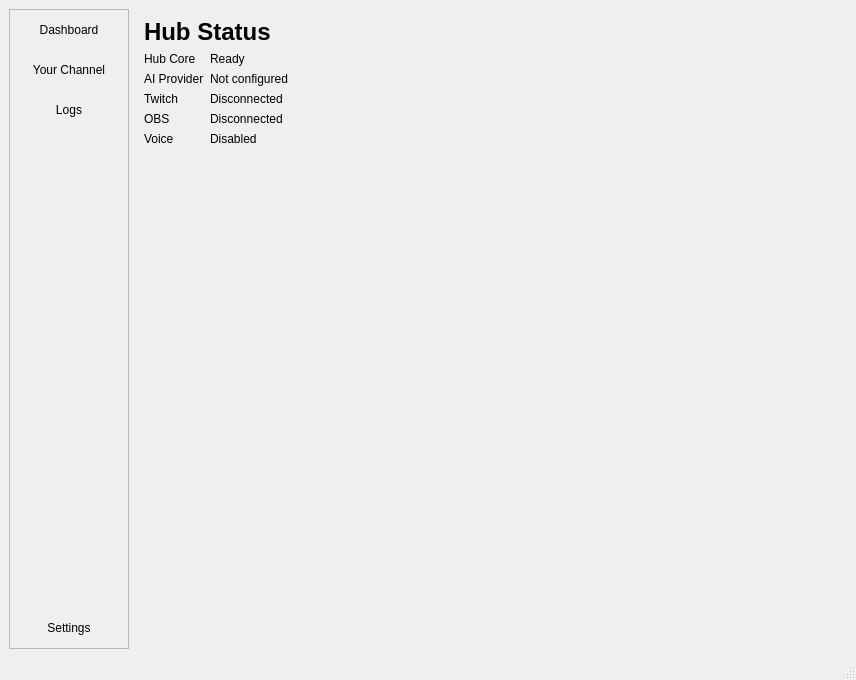
<?xml version="1.0" encoding="UTF-8"?>
<ui version="4.0">
 <class>MainWindow</class>
 <widget class="QMainWindow" name="MainWindow">
  <property name="geometry">
   <rect>
    <x>0</x>
    <y>0</y>
    <width>856</width>
    <height>405</height>
   </rect>
  </property>
  <property name="windowTitle">
   <string>Streamhouse Hub</string>
  </property>
  <widget class="QWidget" name="centralwidget">
   <layout class="QHBoxLayout" name="horizontalLayout_2">
    <item>
     <layout class="QHBoxLayout" name="horizontalLayout">
      <item>
       <widget class="QFrame" name="navigationFrame">
        <property name="styleSheet">
         <string notr="true">QPushButton {
    border: none;
    border-radius: 0px;
    padding: 0px;
    min-height: 40px;
}
QPushButton:hover {
    background-color: palette(midlight);
}
QPushButton:checked {
    background-color: palette(highlight);
    color: palette(highlighted-text);
    font-weight: bold;
}</string>
        </property>
        <property name="minimumSize">
         <size>
          <width>120</width>
          <height>0</height>
         </size>
        </property>
        <property name="maximumSize">
         <size>
          <width>180</width>
          <height>16777215</height>
         </size>
        </property>
        <property name="frameShape">
         <enum>QFrame::Shape::StyledPanel</enum>
        </property>
        <property name="frameShadow">
         <enum>QFrame::Shadow::Raised</enum>
        </property>
        <layout class="QVBoxLayout" name="verticalLayout">
         <property name="spacing"><number>0</number></property>
         <property name="leftMargin"><number>0</number></property>
         <property name="topMargin"><number>0</number></property>
         <property name="rightMargin"><number>0</number></property>
         <property name="bottomMargin"><number>0</number></property>
         <item>
          <widget class="QPushButton" name="dashboardButton">
           <property name="checkable"><bool>true</bool></property>
           <property name="text">
            <string>Dashboard</string>
           </property>
          </widget>
         </item>
         <item>
         <widget class="QPushButton" name="twitchButton">
          <property name="checkable"><bool>true</bool></property>
           <property name="text">
            <string>Your Channel</string>
           </property>
         </widget>
        </item>
        <item>
         <widget class="QPushButton" name="logsButton">
          <property name="checkable"><bool>true</bool></property>
          <property name="text">
           <string>Logs</string>
          </property>
         </widget>
        </item>
         <item>
          <spacer name="verticalSpacer">
           <property name="orientation">
            <enum>Qt::Orientation::Vertical</enum>
           </property>
           <property name="sizeHint" stdset="0">
            <size>
             <width>20</width>
             <height>40</height>
            </size>
           </property>
          </spacer>
         </item>
         <item>
          <widget class="QPushButton" name="settingsButton">
           <property name="checkable"><bool>true</bool></property>
           <property name="text">
            <string>Settings</string>
           </property>
          </widget>
         </item>
        </layout>
       </widget>
      </item>
      <item>
       <widget class="QStackedWidget" name="mainStack">
        <widget class="QWidget" name="dashboardPage">
         <layout class="QVBoxLayout" name="dashboardLayout">
          <item>
           <widget class="QLabel" name="dashboardTitleLabel">
            <property name="font">
             <font><pointsize>18</pointsize><bold>true</bold></font>
            </property>
            <property name="text"><string>Hub Status</string></property>
           </widget>
          </item>
          <item>
           <layout class="QFormLayout" name="serviceStatusLayout">
            <item row="0" column="0"><widget class="QLabel" name="coreNameLabel"><property name="text"><string>Hub Core</string></property></widget></item>
            <item row="0" column="1"><widget class="QLabel" name="coreStatusLabel"><property name="text"><string>Ready</string></property></widget></item>
            <item row="1" column="0"><widget class="QLabel" name="aiNameLabel"><property name="text"><string>AI Provider</string></property></widget></item>
            <item row="1" column="1"><widget class="QLabel" name="aiStatusLabel"><property name="text"><string>Not configured</string></property></widget></item>
            <item row="2" column="0"><widget class="QLabel" name="twitchNameLabel"><property name="text"><string>Twitch</string></property></widget></item>
            <item row="2" column="1"><widget class="QLabel" name="twitchStatusLabel"><property name="text"><string>Disconnected</string></property></widget></item>
            <item row="3" column="0"><widget class="QLabel" name="obsNameLabel"><property name="text"><string>OBS</string></property></widget></item>
            <item row="3" column="1"><widget class="QLabel" name="obsStatusLabel"><property name="text"><string>Disconnected</string></property></widget></item>
            <item row="4" column="0"><widget class="QLabel" name="voiceNameLabel"><property name="text"><string>Voice</string></property></widget></item>
            <item row="4" column="1"><widget class="QLabel" name="voiceStatusLabel"><property name="text"><string>Disabled</string></property></widget></item>
           </layout>
          </item>
          <item><spacer name="dashboardSpacer"><property name="orientation"><enum>Qt::Orientation::Vertical</enum></property><property name="sizeHint" stdset="0"><size><width>20</width><height>40</height></size></property></spacer></item>
         </layout>
        </widget>
        <widget class="QWidget" name="logsPage">
         <layout class="QVBoxLayout" name="logsLayout">
          <item><widget class="QLabel" name="logsTitleLabel"><property name="font"><font><pointsize>18</pointsize><bold>true</bold></font></property><property name="text"><string>Application Logs</string></property></widget></item>
          <item><widget class="QPlainTextEdit" name="logOutput"><property name="readOnly"><bool>true</bool></property><property name="maximumBlockCount"><number>2000</number></property><property name="placeholderText"><string>Live log messages will appear here.</string></property></widget></item>
          <item>
           <layout class="QHBoxLayout" name="logTestButtonsLayout">
            <item><widget class="QPushButton" name="testInfoButton"><property name="text"><string>Test Info</string></property></widget></item>
            <item><widget class="QPushButton" name="testWarningButton"><property name="text"><string>Test Warning</string></property></widget></item>
            <item><widget class="QPushButton" name="testErrorButton"><property name="text"><string>Test Error</string></property></widget></item>
           </layout>
          </item>
         </layout>
        </widget>
        <widget class="QWidget" name="settingsPage">
         <layout class="QVBoxLayout" name="settingsLayout">
          <item><widget class="QLabel" name="settingsTitleLabel"><property name="font"><font><pointsize>18</pointsize><bold>true</bold></font></property><property name="text"><string>Settings</string></property></widget></item>
          <item>
           <widget class="QGroupBox" name="generalSettingsGroup">
            <property name="title"><string>General</string></property>
            <layout class="QFormLayout" name="generalSettingsLayout">
             <item row="0" column="0"><widget class="QLabel" name="startupPageLabel"><property name="text"><string>Startup page</string></property></widget></item>
             <item row="0" column="1"><widget class="QComboBox" name="startupPageCombo"/></item>
            </layout>
           </widget>
          </item>
          <item>
           <widget class="QGroupBox" name="loggingSettingsGroup">
            <property name="title"><string>Logging</string></property>
            <layout class="QFormLayout" name="loggingSettingsLayout">
             <item row="0" column="0"><widget class="QLabel" name="logLevelLabel"><property name="text"><string>Minimum log level</string></property></widget></item>
             <item row="0" column="1"><widget class="QComboBox" name="logLevelCombo"/></item>
             <item row="1" column="0"><widget class="QLabel" name="uiLogLimitLabel"><property name="text"><string>UI log entry limit</string></property></widget></item>
             <item row="1" column="1"><widget class="QSpinBox" name="uiLogLimitSpin"><property name="minimum"><number>100</number></property><property name="maximum"><number>10000</number></property><property name="singleStep"><number>100</number></property></widget></item>
            </layout>
           </widget>
          </item>
          <item>
           <widget class="QGroupBox" name="twitchChatSettingsGroup">
            <property name="title"><string>Twitch Chat</string></property>
            <layout class="QFormLayout" name="twitchChatSettingsLayout">
             <item row="0" column="0"><widget class="QLabel" name="twitchChatTimestampLabel"><property name="text"><string>Timestamps</string></property></widget></item>
             <item row="0" column="1"><widget class="QCheckBox" name="twitchChatTimestampCheck"><property name="text"><string>Show message timestamps</string></property></widget></item>
             <item row="1" column="0"><widget class="QLabel" name="twitchChatFontLabel"><property name="text"><string>Font</string></property></widget></item>
             <item row="1" column="1"><widget class="QFontComboBox" name="twitchChatFontCombo"/></item>
             <item row="2" column="0"><widget class="QLabel" name="twitchChatFontSizeLabel"><property name="text"><string>Font size</string></property></widget></item>
             <item row="2" column="1"><widget class="QSpinBox" name="twitchChatFontSizeSpin"><property name="minimum"><number>8</number></property><property name="maximum"><number>24</number></property><property name="suffix"><string> pt</string></property></widget></item>
            </layout>
           </widget>
          </item>
          <item>
           <widget class="QGroupBox" name="developerSettingsGroup">
            <property name="title"><string>Developer</string></property>
            <layout class="QVBoxLayout" name="developerSettingsLayout">
             <item><widget class="QCheckBox" name="showDeveloperToolsCheck"><property name="text"><string>Enable developer tools</string></property></widget></item>
             <item><widget class="QPushButton" name="toggleDeveloperToolsButton"><property name="text"><string>Open Developer Tools</string></property></widget></item>
            </layout>
           </widget>
          </item>
          <item><widget class="QLabel" name="settingsStatusLabel"><property name="text"><string/></property></widget></item>
          <item><spacer name="settingsSpacer"><property name="orientation"><enum>Qt::Orientation::Vertical</enum></property><property name="sizeHint" stdset="0"><size><width>20</width><height>40</height></size></property></spacer></item>
          <item>
           <layout class="QHBoxLayout" name="settingsButtonsLayout">
            <item><spacer name="settingsButtonSpacer"><property name="orientation"><enum>Qt::Orientation::Horizontal</enum></property><property name="sizeHint" stdset="0"><size><width>40</width><height>20</height></size></property></spacer></item>
            <item><widget class="QPushButton" name="resetSettingsButton"><property name="text"><string>Reset Defaults</string></property></widget></item>
            <item><widget class="QPushButton" name="saveSettingsButton"><property name="text"><string>Save Settings</string></property></widget></item>
           </layout>
          </item>
         </layout>
        </widget>
        <widget class="QWidget" name="twitchPage">
         <layout class="QVBoxLayout" name="twitchPageLayout">
          <item><widget class="QLabel" name="twitchTitleLabel"><property name="font"><font><pointsize>18</pointsize><bold>true</bold></font></property><property name="text"><string>Your Channel</string></property></widget></item>
          <item>
           <widget class="QGroupBox" name="twitchConnectionGroup">
            <property name="title"><string>Connection</string></property>
            <layout class="QGridLayout" name="twitchConnectionLayout">
             <item row="0" column="0"><widget class="QLabel" name="twitchAccountLabel"><property name="text"><string>Twitch account</string></property></widget></item>
             <item row="0" column="1"><widget class="QLabel" name="twitchAccountStatusLabel"><property name="text"><string>Not signed in</string></property><property name="textInteractionFlags"><set>Qt::TextInteractionFlag::TextSelectableByMouse</set></property></widget></item>
             <item row="0" column="2">
              <layout class="QHBoxLayout" name="twitchAuthButtonsLayout">
               <item><widget class="QPushButton" name="twitchSignInButton"><property name="text"><string>Sign in with Twitch</string></property></widget></item>
               <item><widget class="QPushButton" name="twitchSignOutButton"><property name="enabled"><bool>false</bool></property><property name="text"><string>Sign out</string></property></widget></item>
              </layout>
             </item>
             <item row="1" column="0"><widget class="QLabel" name="twitchChannelLabel"><property name="text"><string>Your channel</string></property></widget></item>
             <item row="1" column="1" colspan="2"><widget class="QLineEdit" name="twitchChannelEdit"><property name="placeholderText"><string>Streamer channel name</string></property></widget></item>
             <item row="2" column="0"><widget class="QLabel" name="twitchConnectionStatusNameLabel"><property name="text"><string>Status</string></property></widget></item>
             <item row="2" column="1"><widget class="QLabel" name="twitchConnectionStatusLabel"><property name="text"><string>Disconnected</string></property></widget></item>
             <item row="2" column="2">
              <layout class="QHBoxLayout" name="twitchConnectionButtonsLayout">
               <item><widget class="QPushButton" name="twitchConnectButton"><property name="text"><string>Connect</string></property></widget></item>
               <item><widget class="QPushButton" name="twitchDisconnectButton"><property name="enabled"><bool>false</bool></property><property name="text"><string>Disconnect</string></property></widget></item>
              </layout>
             </item>
             <item row="3" column="0"><widget class="QLabel" name="twitchListenerNameLabel"><property name="text"><string>Local listener</string></property></widget></item>
             <item row="3" column="1" colspan="2"><widget class="QLabel" name="twitchListenerUrlLabel"><property name="text"><string>Stopped</string></property><property name="textInteractionFlags"><set>Qt::TextInteractionFlag::TextSelectableByMouse</set></property></widget></item>
            </layout>
           </widget>
          </item>
          <item><widget class="QLabel" name="twitchErrorLabel"><property name="styleSheet"><string notr="true">color: #d9534f;</string></property><property name="text"><string/></property><property name="wordWrap"><bool>true</bool></property></widget></item>
          <item>
           <widget class="QTabWidget" name="twitchDetailTabs">
            <property name="currentIndex"><number>0</number></property>
            <widget class="QWidget" name="twitchChatTab">
             <attribute name="title"><string>Chat</string></attribute>
             <layout class="QVBoxLayout" name="twitchChatTabLayout">
              <item>
               <layout class="QHBoxLayout" name="twitchChatHeaderLayout">
                <item><widget class="QLabel" name="twitchChatCountLabel"><property name="font"><font><bold>true</bold></font></property><property name="text"><string>Chat</string></property></widget></item>
                <item><spacer name="twitchChatHeaderSpacer"><property name="orientation"><enum>Qt::Orientation::Horizontal</enum></property><property name="sizeHint" stdset="0"><size><width>40</width><height>20</height></size></property></spacer></item>
                <item><widget class="QPushButton" name="clearTwitchChatButton"><property name="text"><string>Clear Chat</string></property></widget></item>
               </layout>
              </item>
              <item><widget class="QTextBrowser" name="twitchChatOutput"><property name="styleSheet"><string notr="true">QTextBrowser {
    background-color: #18181b;
    color: #efeff1;
    border: 1px solid #303034;
    border-radius: 7px;
    padding: 8px;
    selection-background-color: #9147ff;
}</string></property><property name="openExternalLinks"><bool>false</bool></property></widget></item>
              <item>
               <layout class="QHBoxLayout" name="twitchSendLayout">
                <item><widget class="QLineEdit" name="twitchSendEdit"><property name="enabled"><bool>false</bool></property><property name="placeholderText"><string>Send a message as the signed-in Twitch account</string></property><property name="maxLength"><number>500</number></property></widget></item>
                <item><widget class="QPushButton" name="twitchSendButton"><property name="enabled"><bool>false</bool></property><property name="text"><string>Send</string></property></widget></item>
               </layout>
              </item>
              <item>
               <widget class="QGroupBox" name="twitchSimulationGroup">
                <property name="title"><string>Developer Simulation</string></property>
                <layout class="QGridLayout" name="twitchSimulationLayout">
                 <item row="0" column="0"><widget class="QLabel" name="simulationUsernameLabel"><property name="text"><string>Username</string></property></widget></item>
                 <item row="0" column="1"><widget class="QLineEdit" name="simulationUsernameEdit"><property name="text"><string>test_viewer</string></property></widget></item>
                 <item row="1" column="0"><widget class="QLabel" name="simulationMessageLabel"><property name="text"><string>Message</string></property></widget></item>
                 <item row="1" column="1"><widget class="QLineEdit" name="simulationMessageEdit"><property name="placeholderText"><string>Hello Sally!</string></property></widget></item>
                 <item row="2" column="1"><widget class="QPushButton" name="simulateTwitchMessageButton"><property name="enabled"><bool>false</bool></property><property name="text"><string>Simulate Message</string></property></widget></item>
                </layout>
               </widget>
              </item>
             </layout>
            </widget>
            <widget class="QWidget" name="twitchEventsTab">
             <attribute name="title"><string>Events</string></attribute>
             <layout class="QVBoxLayout" name="twitchEventsTabLayout">
              <item>
               <widget class="QGroupBox" name="twitchEventSimulatorGroup">
                <property name="title"><string>Developer Event Simulator</string></property>
                <layout class="QGridLayout" name="twitchEventSimulatorLayout">
                 <item row="0" column="0"><widget class="QLabel" name="twitchEventTypeLabel"><property name="text"><string>Event type</string></property></widget></item>
                 <item row="0" column="1"><widget class="QComboBox" name="twitchEventTypeCombo"/></item>
                 <item row="0" column="2"><widget class="QLabel" name="twitchEventVersionLabel"><property name="text"><string>Version</string></property></widget></item>
                 <item row="0" column="3"><widget class="QLineEdit" name="twitchEventVersionEdit"><property name="maximumWidth"><number>80</number></property><property name="text"><string>1</string></property></widget></item>
                 <item row="1" column="0" colspan="4"><widget class="QPlainTextEdit" name="twitchEventPayloadEdit"><property name="maximumHeight"><number>140</number></property><property name="placeholderText"><string>Editable Twitch EventSub JSON payload</string></property></widget></item>
                 <item row="2" column="2"><widget class="QPushButton" name="resetTwitchEventPayloadButton"><property name="text"><string>Reset Payload</string></property></widget></item>
                 <item row="2" column="3"><widget class="QPushButton" name="sendTwitchEventButton"><property name="enabled"><bool>false</bool></property><property name="text"><string>Send Signed Event</string></property></widget></item>
                </layout>
               </widget>
              </item>
              <item>
               <layout class="QHBoxLayout" name="twitchEventFiltersLayout">
                <item><widget class="QLineEdit" name="twitchEventSearchEdit"><property name="placeholderText"><string>Search events...</string></property></widget></item>
                <item><widget class="QComboBox" name="twitchEventResultCombo"/></item>
                <item><widget class="QCheckBox" name="pauseTwitchEventsCheck"><property name="text"><string>Pause follow</string></property></widget></item>
                <item><widget class="QPushButton" name="clearTwitchEventsButton"><property name="text"><string>Clear Events</string></property></widget></item>
               </layout>
              </item>
              <item><widget class="QTableWidget" name="twitchEventTable"><property name="editTriggers"><set>QAbstractItemView::EditTrigger::NoEditTriggers</set></property><property name="alternatingRowColors"><bool>true</bool></property><property name="selectionBehavior"><enum>QAbstractItemView::SelectionBehavior::SelectRows</enum></property><property name="selectionMode"><enum>QAbstractItemView::SelectionMode::SingleSelection</enum></property></widget></item>
              <item><widget class="QPlainTextEdit" name="twitchEventDetails"><property name="readOnly"><bool>true</bool></property><property name="placeholderText"><string>Select an event to inspect its sanitized headers and JSON payload.</string></property></widget></item>
              <item>
               <layout class="QHBoxLayout" name="twitchEventDetailsButtonsLayout">
                <item><spacer name="twitchEventDetailsSpacer"><property name="orientation"><enum>Qt::Orientation::Horizontal</enum></property><property name="sizeHint" stdset="0"><size><width>40</width><height>20</height></size></property></spacer></item>
                <item><widget class="QPushButton" name="copyTwitchEventButton"><property name="enabled"><bool>false</bool></property><property name="text"><string>Copy Details</string></property></widget></item>
               </layout>
              </item>
             </layout>
            </widget>
           </widget>
          </item>
         </layout>
        </widget>
       </widget>
      </item>
     </layout>
    </item>
   </layout>
  </widget>
  <widget class="QMenuBar" name="menubar">
   <property name="geometry">
    <rect>
     <x>0</x>
     <y>0</y>
     <width>856</width>
     <height>33</height>
    </rect>
   </property>
  </widget>
  <widget class="QStatusBar" name="statusbar"/>
 </widget>
 <resources/>
 <connections/>
</ui>
